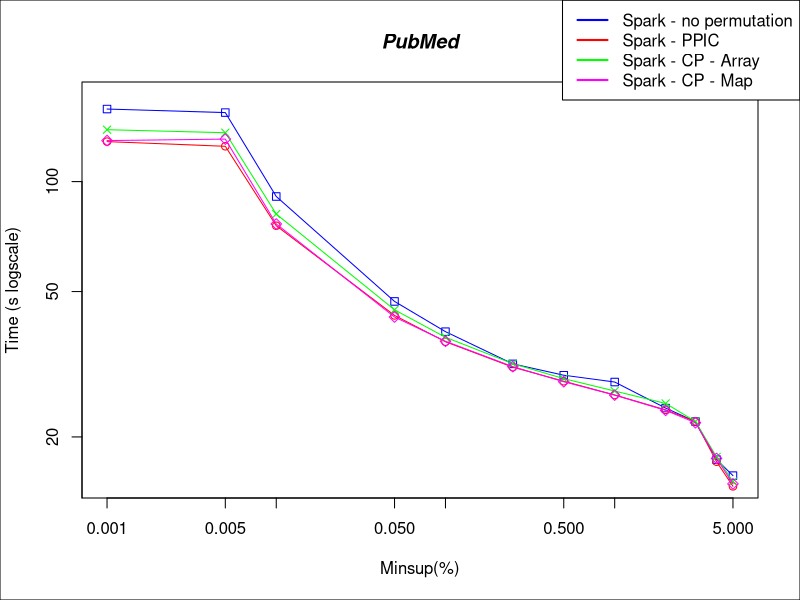

R code for this plot:


#DATA
x <- c(0.00001, 0.00005, 0.0001, 0.0005, 0.001, 0.0025, 0.005, 0.01, 0.02, 0.03, 0.04, 0.05)*100

sparkNP <- c(157983, 154492, 91034, 46987, 38834, 31699, 29509, 28272, 23992, 22035, 17337, 15673)/1000
sparkPPIC <- c(128653, 124927, 75712, 43018, 36441, 31046, 28413, 26053, 23717, 22047, 17110, 14647)/1000
sparkCP <- c(138695, 136073, 81498, 44564, 37479, 31736, 28882, 26709, 24701, 22053, 17630, 15091)/1000
sparkCPMap <- c(129494, 130714, 76560, 42591, 36545, 31148, 28326, 26036, 23646, 21878, 17467, 14878)/1000

#PLOT
plot(x,sparkNP, log = "xy", type="o", pch=0, xlab="Minsup(%)", ylab="Time (s logscale)", col="blue", ylim=c(15, 170))
lines(x,sparkPPIC, col="red", type="o", pch=1)
lines(x,sparkCP, col="green", type="o", pch=4)
lines(x,sparkCPMap, col="magenta", type="o", pch=5)

title(main="PubMed", font.main=4)

par(fig = c(0, 1, 0, 1), oma = c(0, 0, 0, 0), mar = c(0, 0, 0, 0), new = TRUE)
plot(0, 0, type = "n", bty = "n", xaxt = "n", yaxt = "n")

#Pretty up
legend("topright", legend=c("Spark - no permutation", "Spark - PPIC", "Spark - CP - Array", "Spark - CP - Map"), lty=c(1,1),lwd=c(2,2), col=c("blue","red", "green", "magenta"))
box()
